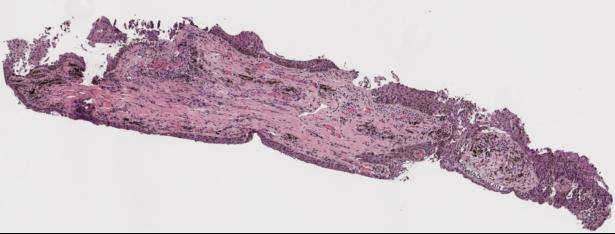
#> input picture Presentation 2/Thinkers/Kota Suzuki/images/thumbnail.jpg, 615 x 234 px
$ python -i Modified_pipeline.py   (imports and definitions only)
#> lines starting #> are read from the running program, lines starting #| are printed output that depends on the picture; after the words box and inside, x2 and y2 are one past the last pixel; in counts of white or black regions, pixels touching at a corner belong together
#> further down, picture is the input picture: shape (234, 615, 3); mean B, G, R 197.5, 189.1, 203.7
#########################################################################################
# To ensure this script works correctly, please follow the instructions below:          #
# 1. Run Cara's automation script to generate the 'processed_images' directory          #
# 2. Ensure that each file is named the same way (with upper and lower case letters):   #
#           patient ID + strain type + ROI number (separated by underscores)            #
# 3. Run the script and select the 'processed_images' directory                         #
#########################################################################################

from glob import glob
import os

import tkinter as tk
from tkinter import filedialog

import cv2
import numpy as np
from itertools import product, chain
from collections import defaultdict

from skimage import morphology
from PIL import Image


### GUI CODE ###

# close the gui once both selections are submitted
# [13 lines left out: functions submit, select_dir, not called in this run]


# dictionary to store user selection
selected = {'dir': None}

# initialize gui window
# [3 lines not run here, left out]

# button to select patient directory
# [2 lines that did not run here, left out]
# [1 line not run here, left out]

# display selected directory
# [1 line that did not run here, left out]
# [1 line not run here, left out]

# add button to submit selections
# [1 line that did not run here, left out]
# [9 lines not run here, left out]

### END OF GUI CODE ###


# ### IMAGE FILE PREPROCESSING ###

# in the processed_images directory, each file name is: patient ID + strainType + ROI number
# the preprocessing should result in each patient having a separate folder, each with 3 images: h&e, melan, sox10
# [415 lines left out: functions delete_patients, keep_highest_res_image, keep_highest_res, rename_files, split_files_by_patient, preprocess_files and 16 more, not called in this run]


def read(dir):
    return [cv2.imread(os.path.join(dir, slice)) for slice in os.listdir(dir)]


### END OF ROTATION ALGORITHM ###


### EPITHELIUM EXTRACTION ###

def extract_epithelium(img, output_dir):
    # Convert the image to RGB and YCrCb
#> called with output_dir = 'out.png'
    img_rgb = cv2.cvtColor(img, cv2.COLOR_BGR2RGB)
    img_ycrcb = cv2.cvtColor(img_rgb, cv2.COLOR_RGB2YCrCb)
#> img_ycrcb: shape (234, 615, 3); mean of channels 0, 1, 2 194.5, 134.6, 129.7

    # Binning the luminance (Y) channel
    lumma_bins_n = 20
    divisor = np.floor(255 / lumma_bins_n).astype(np.uint8)
    lumma_binned = np.floor(img_ycrcb[:, :, 0] / divisor).astype(np.uint8)
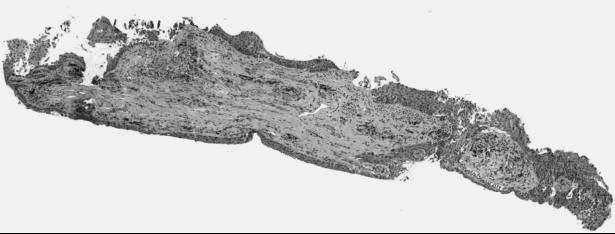
#> lumma_binned: shape (234, 615); min 0, max 20, mean 15.78; drawn with min black and max white

    # Find the most common luminance bin
    most_pixels_bin = -1
    most_pixels = 0
    for bin_i in range(0, lumma_bins_n + 1):
        n_pixels = np.count_nonzero(lumma_binned == bin_i)
        if n_pixels > most_pixels:
            most_pixels = n_pixels
            most_pixels_bin = bin_i
#> this loop made 21 passes
#> (n_pixels, most_pixels) on passes 1, 6, 7, 8, 9, 10, 11, 20: (615, 615), (1199, 1199), (2486, 2486), (3966, 3966), (5316, 5316), (6071, 6071), (6459, 6459), (87408, 87408)
#> n_pixels on passes 2, 3, 4, 5, 12, 13: 9, 52, 184, 448, 6322, 6354
#> after the loop, most_pixels = 87408; most_pixels_bin = 19

    background_bin = most_pixels_bin
#> background_bin = 19
    background = lumma_binned == background_bin
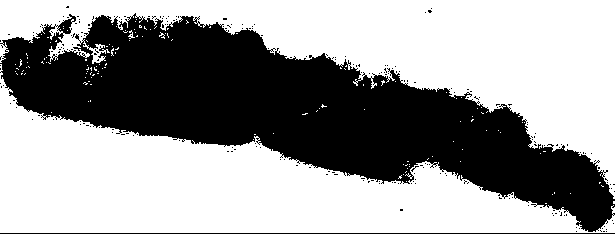
#> background: shape (234, 615) bool; 60.7% white; 229 black regions (227 under 20 px), largest, box (x1, y1, x2, y2) and area: (0, 13, 615, 232) 55457, (0, 233, 615, 234) 615
    background = morphology.remove_small_objects(background, 5000)
#> background: shape (234, 615) bool; 60.1% white; 220 black regions (218 under 20 px), largest, box (x1, y1, x2, y2) and area: (0, 13, 615, 232) 56461, (0, 233, 615, 234) 615
    background = morphology.remove_small_holes(background, 10000)
#> background: shape (234, 615) bool; 60.9% white; 1 black region, box (x1, y1, x2, y2) and area: (0, 13, 615, 232) 56272

    # Binning the Cr (Red Chroma) channel
    Cr_bins_n = 50
    divisor = np.floor(255 / Cr_bins_n).astype(np.uint8)
    Cr_binned = np.floor(img_ycrcb[:, :, 2] / divisor).astype(np.uint8)
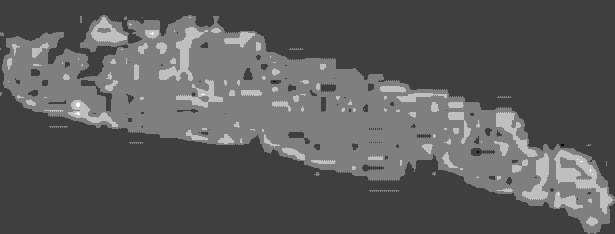
#> Cr_binned: shape (234, 615); min 24, max 28, mean 25.4; drawn with min black and max white

    # Find the most common Cr bin
    most_pixels_bin = -1
    most_pixels = 0
    for bin_i in range(0, Cr_bins_n + 1):
        n_pixels = np.count_nonzero(Cr_binned == bin_i)
        if n_pixels > most_pixels:
            most_pixels = n_pixels
            most_pixels_bin = bin_i
#> this loop made 51 passes
#> (n_pixels, most_pixels) on passes 25 to 26: (13, 13), (91156, 91156)
#> n_pixels on passes 1 to 6: 0, 0, 0, 0, 0, 0
#> after the loop, most_pixels = 91156; most_pixels_bin = 25

    # Stroma mask generation
    stroma_bin = most_pixels_bin
#> stroma_bin = 25
    stroma = Cr_binned == stroma_bin
#> stroma: shape (234, 615) bool; 63.3% white; 20 black regions (14 under 20 px), largest, box (x1, y1, x2, y2) and area: (2, 15, 615, 234) 52517, (369, 190, 399, 192) 45, (49, 126, 68, 128) 28, (289, 48, 303, 50) 21, (497, 96, 511, 98) 21, (129, 142, 143, 144) 21
    stroma = stroma + (Cr_binned == stroma_bin - 1)
    stroma = stroma + (Cr_binned == stroma_bin - 2)
    stroma = stroma * np.invert(background)
#> stroma: shape (234, 615) bool; 3.3% white; 248 white regions (193 under 20 px), largest, box (x1, y1, x2, y2) and area: (73, 44, 128, 79) 644, (36, 14, 76, 37) 305, (81, 80, 112, 112) 222
    stroma = morphology.dilation(stroma, morphology.square(3))
#> stroma: shape (234, 615) bool; 6.9% white; 141 white regions (41 under 20 px), largest, box (x1, y1, x2, y2) and area: (72, 12, 151, 113) 1730, (28, 13, 77, 42) 497, (0, 39, 11, 80) 253
    stroma = morphology.remove_small_objects(stroma, 1000)
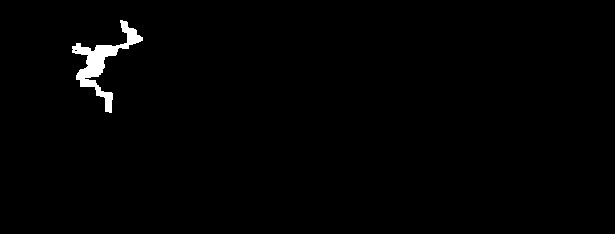
#> stroma: shape (234, 615) bool; 1.1% white; 1 white region, box (x1, y1, x2, y2) and area: (72, 20, 143, 113) 1560

    # Epithelia mask generation
    epithelia_bin = stroma_bin + 2
#> epithelia_bin = 27
    epithelia = Cr_binned == epithelia_bin
#> epithelia: shape (234, 615) bool; 5.7% white; 96 white regions (41 under 20 px), largest, box (x1, y1, x2, y2) and area: (554, 150, 613, 214) 1130, (159, 27, 208, 81) 756, (496, 112, 538, 157) 554
    epithelia = epithelia + (Cr_binned == epithelia_bin + 1)
#> epithelia: shape (234, 615) bool; 5.8% white; 96 white regions (41 under 20 px), largest, box (x1, y1, x2, y2) and area: (554, 150, 613, 214) 1138, (159, 27, 208, 81) 756, (496, 112, 538, 157) 554
    epithelia = epithelia + (Cr_binned == epithelia_bin + 2)
    epithelia = epithelia + (Cr_binned == epithelia_bin + 3)
    epithelia = epithelia + (Cr_binned == epithelia_bin + 4)
    epithelia = epithelia * np.invert(background)
    epithelia = epithelia * np.invert(stroma)
    epithelia = epithelia * np.invert(img_ycrcb[:, :, 1] < 120)
    epithelia = morphology.dilation(epithelia, morphology.square(2))
#> epithelia: shape (234, 615) bool; 7.4% white; 94 white regions (26 under 20 px), largest, box (x1, y1, x2, y2) and area: (553, 149, 613, 214) 1338, (158, 26, 208, 81) 894, (495, 111, 538, 157) 664
    epithelia = morphology.remove_small_objects(epithelia, 500)
    epithelia = morphology.remove_small_holes(epithelia, 10000)
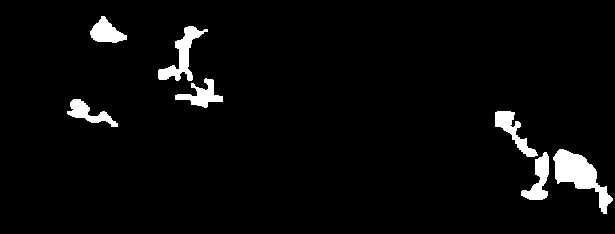
#> epithelia: shape (234, 615) bool; 3.8% white; 7 white regions, largest, box (x1, y1, x2, y2) and area: (553, 149, 613, 214) 1522, (158, 26, 208, 81) 894, (495, 111, 538, 157) 664

    # Adjust stroma to only show areas not covered by epithelia
    stroma_only = stroma * np.invert(epithelia)

    # Apply the masks to the original image
    epithelia_img = cv2.bitwise_and(img_rgb, img_rgb, mask=(epithelia.astype(np.uint8) * 255))
    stroma_img = cv2.bitwise_and(img_rgb, img_rgb, mask=(stroma_only.astype(np.uint8) * 255))

    # Combine both epithelia and stroma images
    combined_img = cv2.add(epithelia_img, stroma_img)

    #################################
    if output_dir == 'output_dir':
        return epithelia_img, stroma_img, combined_img
    #################################

    # Save the combined image
    combined_filename = os.path.join(output_dir, "epithelia_and_stroma_combined.tif")
    cv2.imwrite(combined_filename, cv2.cvtColor(combined_img, cv2.COLOR_RGB2BGR))
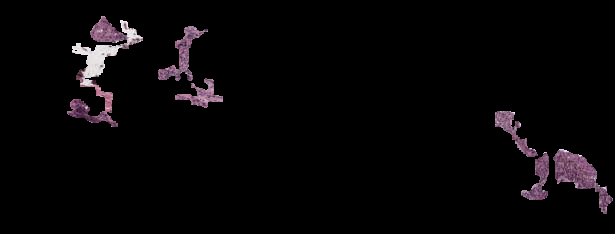
#> saved as epithelia_and_stroma_combined.tif: shape (234, 615, 3); mean B, G, R 6.7, 5.6, 7.2

    # Save the individual epithelium and stroma images if desired
    epithelia_filename = os.path.join(output_dir, "epithelia.tif")
    cv2.imwrite(epithelia_filename, cv2.cvtColor(epithelia_img, cv2.COLOR_RGB2BGR))

    stroma_filename = os.path.join(output_dir, "stroma.tif")
    cv2.imwrite(stroma_filename, cv2.cvtColor(stroma_img, cv2.COLOR_RGB2BGR))
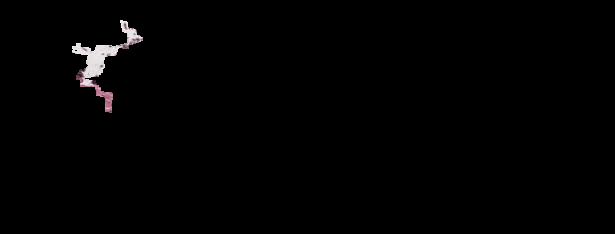
#> saved as stroma.tif: shape (234, 615, 3); mean B, G, R 2.1, 2, 2.2


# [194 lines left out: functions write, extract_patches, normalize_coords, get_patches_across_stains, write_pc, rotate_extract_patch, not called in this run]

### END OF PATCHING ALGORITHM ###


### PIPELINE ###
# [5 lines not run here, left out]

>>> import cv2
>>> picture = cv2.imread('../Presentation 2/Thinkers/Kota Suzuki/images/thumbnail.jpg')
>>> result = extract_epithelium(picture, 'out.png')
